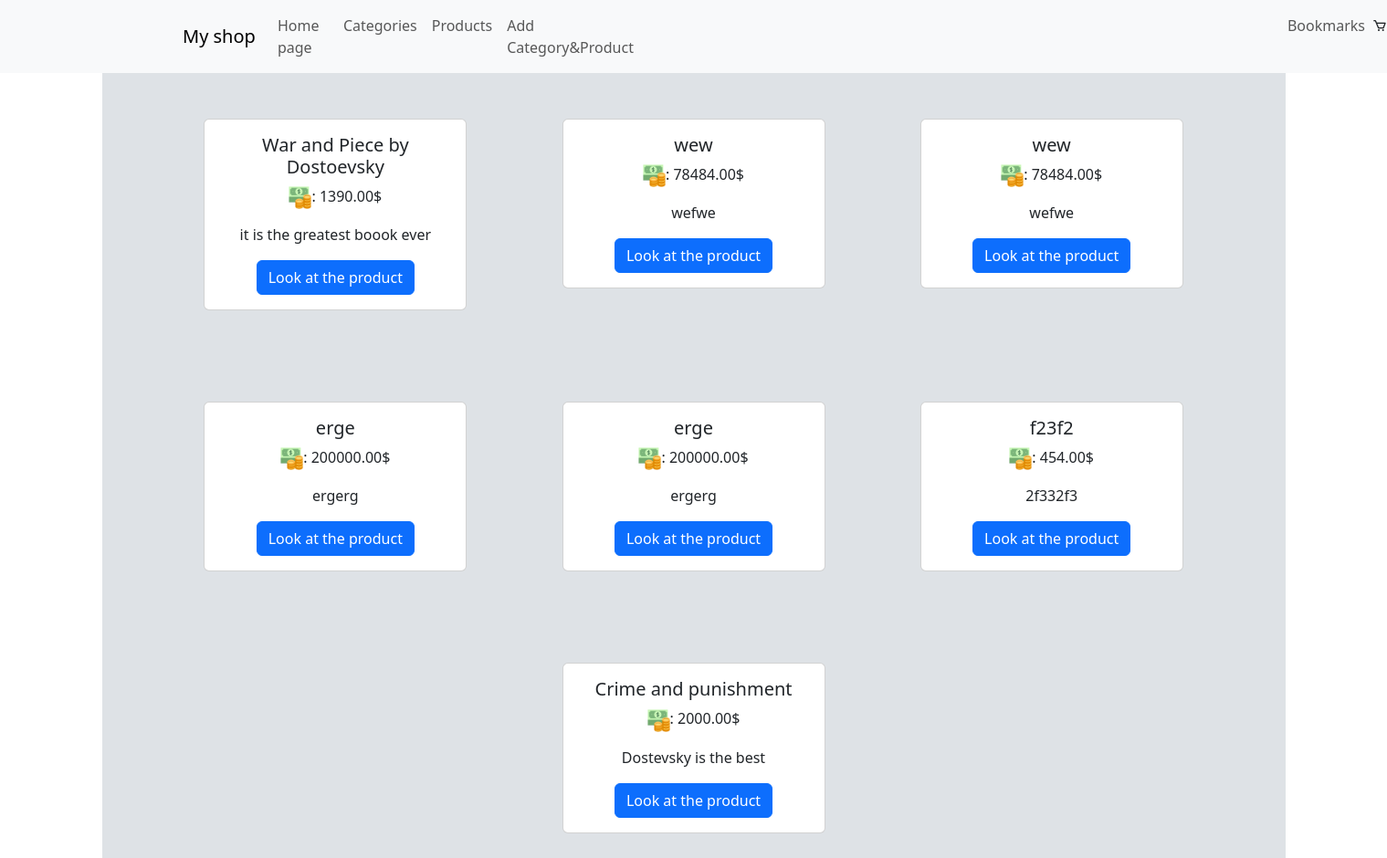
Before: /products/ with the older database file.
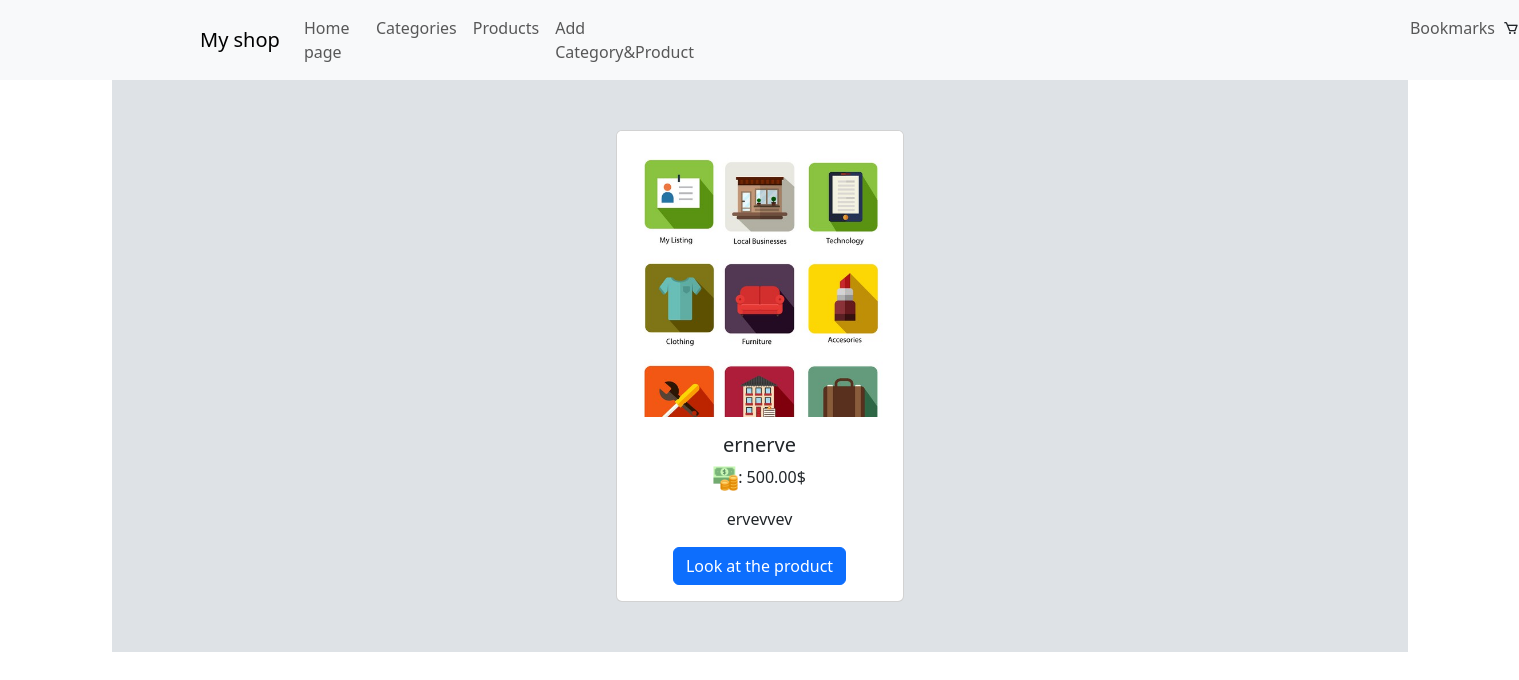
After: the same page with the newer database file.
### online_shop/models.py (models this page shows, shortened)
class Product(models.Model):
    name = models.CharField(max_length=100, null=False, blank=False, verbose_name="product name")
    description = models.TextField(max_length=500, null=True, blank=True, verbose_name="description of product")
    category = models.ForeignKey(Category, on_delete=models.CASCADE, null=False, verbose_name="category", related_name="products")
    created_at = models.DateTimeField(auto_now_add=True, verbose_name="Created date and time")
    price = models.DecimalField(max_length=500, null=False, blank=False, decimal_places=2, verbose_name="price", max_digits=100)
    img = models.ImageField(upload_to='images/', null=True, blank=True, verbose_name="img")

### online_shop/views.py (the view)
# urls.py: path('products/', products_view, name='products_list'),
def products_view(request):
    products = Product.objects.all()
    return render(request, 'products/list.html', context={'products': products})

### templates/products/list.html
{% extends 'base.html' %}
{% load static %}
{% block content %}
    <div class="products">
    {% for product in products %}
        <div class="products_list">
            <div class="card" style="width: 18rem;">
                {% if product.img %}
                    <img class="card-img-top" src="{{ product.img.url }}" alt="Card image cap">
                {% endif %}
              <div class="card-body">
                <h5 class="card-title">{{ product.name }}</h5>
                    <p class="card-text"><img src="{% static 'img/cash.png' %}" alt="money" style="height: 25px">: {{ product.price }}$</p>
                  <p class="text">{{ product.description }}</p>
                <a href="{% url 'product_detail' product.id %}" class="btn btn-primary">Look at the product</a>
              </div>
        </div>
</div>
    {% endfor %}
    </div>
{% endblock %}

### templates/base.html (shortened to what this page needs)
{% load static %}
<!DOCTYPE html>
<html lang="en">
<head>
    <link rel="stylesheet" href="{% static 'css/style.css' %}">
    <link href='https://cdn.jsdelivr.net/npm/boxicons@2.0.5/css/boxicons.min.css' rel='stylesheet'>
     <link href="https://cdn.jsdelivr.net/npm/bootstrap@5.3.2/dist/css/bootstrap.min.css" rel="stylesheet">
</head>
<body>
<div class="nav-bar">
    {% include 'partials/nav-bar.html' %}
</div>
<div class="container" style="background-color: ">
    {% block content %}
    {% endblock %}
</div>
</body>
</html>

### templates/partials/nav-bar.html (shortened to what this page needs)
<nav class="navbar navbar-expand-lg navbar-light bg-light">
  <a class="navbar-brand" href="{% url 'home_page' %}" style="margin-left: 200px">My shop</a>
  <div class="collapse navbar-collapse" id="navbarNavDropdown">
    <ul class="navbar-nav">
      <li class="nav-item active">
        <a class="nav-link" href="{% url 'home_page' %}">Home page</a>
      </li>
      <li class="nav-item">
        <a class="nav-link" href="{% url 'category_list' %}">Categories</a>
      </li>
      <li class="nav-item">
        <a class="nav-link" href="{% url 'products_list' %}">Products</a>
      </li>
        <li class="nav-item">
        <a class="nav-link" href="{% url 'add' %}">Add Category&Product</a>
        <li class="nav-item bookmarks">
            <a class="nav-link" href="#">Bookmarks</a>
      </li>
        <i class='bx bx-cart cart'></i>
    </ul>
  </div>
</nav>

### static/css/style.css (style rules this page uses)
body { margin: 0; }
.cart { padding-top: 12px; margin-left: 0; }
.bookmarks { margin-left: 700px; }
.products_list { display: inline-block; margin: 50px; }
.products { margin: 0; background-color: #dee2e6; text-align: center; }

Changed rows visible on the page:
removed Product: name "War and Piece by Dostoevsky", price "1390.00", description "it is the greatest boook ever"
removed Product: name "wew", price "78484.00", description "wefwe"
removed Product: name "wew", price "78484.00", description "wefwe"
removed Product: name "erge", price "200000.00", description "ergerg"
removed Product: name "f23f2", price "454.00", description "2f332f3"
removed Product: name "Crime and punishment", price "2000.00", description "Dostevsky is the best"
changed Product: img: picture added; name "erge" → "ernerve"; price "200000.00" → "500.00"; description "ergerg" → "ervevvev"
